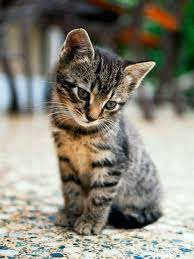
#> input picture cat.jpeg, 194 x 259 px
$ python simple_import_pic.py
#> lines starting #> are read from the running program, lines starting #| are printed output that depends on the picture
import cv2
import imutils

#Reading image from file
image = cv2.imread("cat.jpeg")
#> image is the input picture: shape (259, 194, 3); mean B, G, R 120.8, 133.2, 136.3

#To get a particular pixel Value
(B,G,R) = image[100,100]
#> B = 63; G = 108; R = 129
print("R={},G={},B={}".format(R,G,B))
#| R=129,G=108,B=63

#To extract ROI/crop
roi = image[24:128, 47:159] #Format used is [startY:endY, startX:endX]
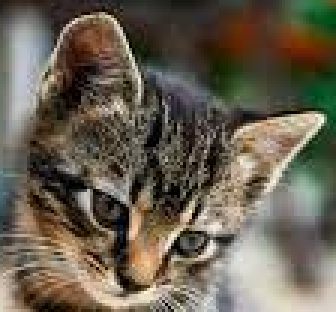
#> roi: shape (104, 112, 3) (shown 3 times larger); mean B, G, R 81.7, 96.5, 104.9
cv2.imshow("ROI",roi)

#To resize
resized = cv2.resize(image,(200,200))
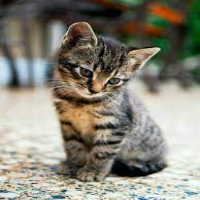
#> resized: shape (200, 200, 3); mean B, G, R 120.6, 133.1, 136.1
cv2.imshow("Resized", resized)

#helps us to visualize the location of pixel and the colour tone respy
(h,w,d) = image.shape
#> h = 259; w = 194; d = 3
# print("width={}, height={}, depth={}".format(w,h,d))
# cv2.imshow("Image", image)

#To resize without compromise
expectedwidth = 100
newheight = expectedwidth / w #actual width
#> newheight = 0.515
newdimension = (expectedwidth, int(newheight * h)) #actual height
#> newdimension = (100, 133)
aspect_ratio = cv2.resize(image, newdimension)
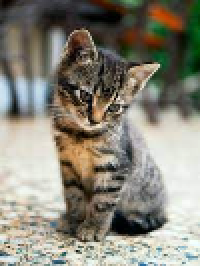
#> aspect_ratio: shape (133, 100, 3) (shown 2 times larger); mean B, G, R 120.6, 133.1, 136.1
cv2.imshow("Aspect Ratio", aspect_ratio)

# [11 lines of commented-out code are left out]
easyresize = imutils.resize(image, width=100)
cv2.imshow("Resize using Imutils", easyresize)

#To rotate an image from centre
centre = (w // 2, h // 2)
#> centre = (97, 129)
rot_matrix = cv2.getRotationMatrix2D(centre, -60, 1)
rotated_img = cv2.warpAffine(image, rot_matrix, (w,h))
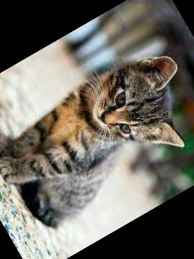
#> rotated_img: shape (259, 194, 3); mean B, G, R 100.4, 109.1, 112.1
cv2.imshow("Rotated img", rotated_img)


#helps to exit the window by pressing any key
cv2.waitKey(0)
